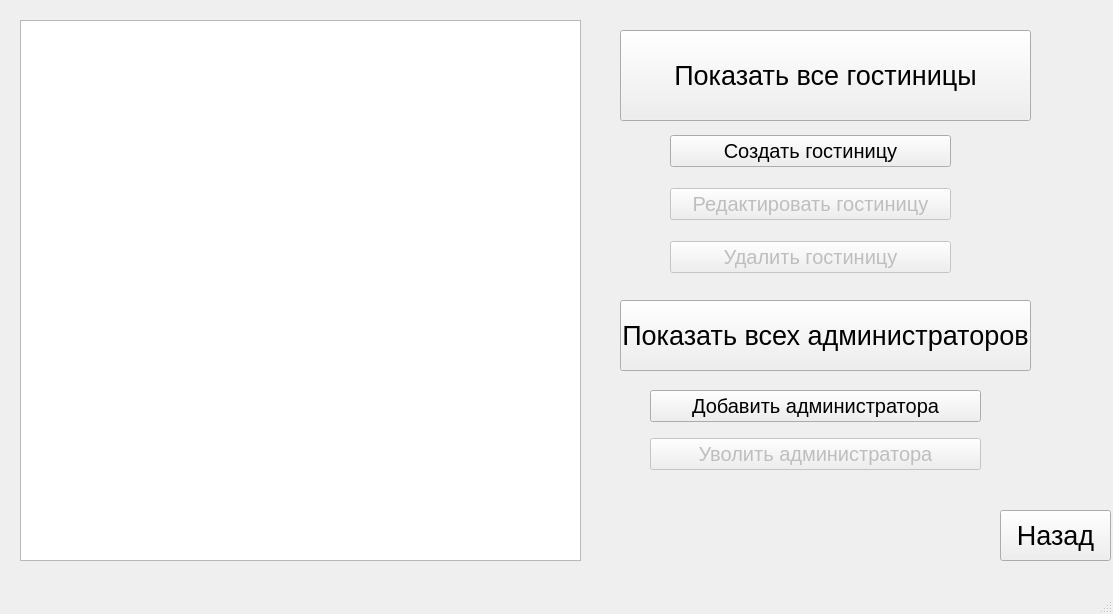
<?xml version="1.0" encoding="UTF-8"?>
<ui version="4.0">
 <class>MainWindow</class>
 <widget class="QMainWindow" name="MainWindow">
  <property name="geometry">
   <rect>
    <x>0</x>
    <y>0</y>
    <width>1113</width>
    <height>614</height>
   </rect>
  </property>
  <property name="windowTitle">
   <string>HotelManager</string>
  </property>
  <widget class="QWidget" name="centralwidget">
   <widget class="QPushButton" name="showall">
    <property name="geometry">
     <rect>
      <x>620</x>
      <y>30</y>
      <width>411</width>
      <height>91</height>
     </rect>
    </property>
    <property name="font">
     <font>
      <pointsize>20</pointsize>
     </font>
    </property>
    <property name="text">
     <string>Показать все гостиницы</string>
    </property>
   </widget>
   <widget class="QTableWidget" name="table">
    <property name="geometry">
     <rect>
      <x>20</x>
      <y>20</y>
      <width>561</width>
      <height>541</height>
     </rect>
    </property>
   </widget>
   <widget class="QPushButton" name="exit">
    <property name="geometry">
     <rect>
      <x>1000</x>
      <y>510</y>
      <width>111</width>
      <height>51</height>
     </rect>
    </property>
    <property name="font">
     <font>
      <pointsize>20</pointsize>
     </font>
    </property>
    <property name="text">
     <string>Назад</string>
    </property>
   </widget>
   <widget class="QWidget" name="verticalLayoutWidget">
    <property name="geometry">
     <rect>
      <x>670</x>
      <y>120</y>
      <width>281</width>
      <height>171</height>
     </rect>
    </property>
    <property name="font">
     <font>
      <pointsize>20</pointsize>
     </font>
    </property>
    <layout class="QVBoxLayout" name="verticalLayout">
     <item>
      <widget class="QPushButton" name="createhotel">
       <property name="font">
        <font>
         <pointsize>15</pointsize>
        </font>
       </property>
       <property name="text">
        <string>Создать гостиницу</string>
       </property>
      </widget>
     </item>
     <item>
      <widget class="QPushButton" name="edithotel">
       <property name="enabled">
        <bool>false</bool>
       </property>
       <property name="font">
        <font>
         <pointsize>15</pointsize>
        </font>
       </property>
       <property name="text">
        <string>Редактировать гостиницу</string>
       </property>
      </widget>
     </item>
     <item>
      <widget class="QPushButton" name="deletehotel">
       <property name="enabled">
        <bool>false</bool>
       </property>
       <property name="font">
        <font>
         <pointsize>15</pointsize>
        </font>
       </property>
       <property name="text">
        <string>Удалить гостиницу</string>
       </property>
      </widget>
     </item>
    </layout>
   </widget>
   <widget class="QWidget" name="verticalLayoutWidget_2">
    <property name="geometry">
     <rect>
      <x>650</x>
      <y>380</y>
      <width>331</width>
      <height>101</height>
     </rect>
    </property>
    <property name="font">
     <font>
      <pointsize>15</pointsize>
     </font>
    </property>
    <layout class="QVBoxLayout" name="verticalLayout_2">
     <item>
      <widget class="QPushButton" name="addadm">
       <property name="font">
        <font>
         <pointsize>15</pointsize>
        </font>
       </property>
       <property name="text">
        <string>Добавить администратора</string>
       </property>
      </widget>
     </item>
     <item>
      <widget class="QPushButton" name="destroyadmslife">
       <property name="enabled">
        <bool>false</bool>
       </property>
       <property name="font">
        <font>
         <pointsize>15</pointsize>
        </font>
       </property>
       <property name="text">
        <string>Уволить администратора</string>
       </property>
      </widget>
     </item>
    </layout>
   </widget>
   <widget class="QPushButton" name="showalladm">
    <property name="geometry">
     <rect>
      <x>620</x>
      <y>300</y>
      <width>411</width>
      <height>71</height>
     </rect>
    </property>
    <property name="font">
     <font>
      <pointsize>20</pointsize>
     </font>
    </property>
    <property name="text">
     <string>Показать всех администраторов</string>
    </property>
   </widget>
  </widget>
  <widget class="QMenuBar" name="menubar">
   <property name="geometry">
    <rect>
     <x>0</x>
     <y>0</y>
     <width>1113</width>
     <height>21</height>
    </rect>
   </property>
  </widget>
  <widget class="QStatusBar" name="statusbar"/>
 </widget>
 <resources/>
 <connections/>
</ui>
